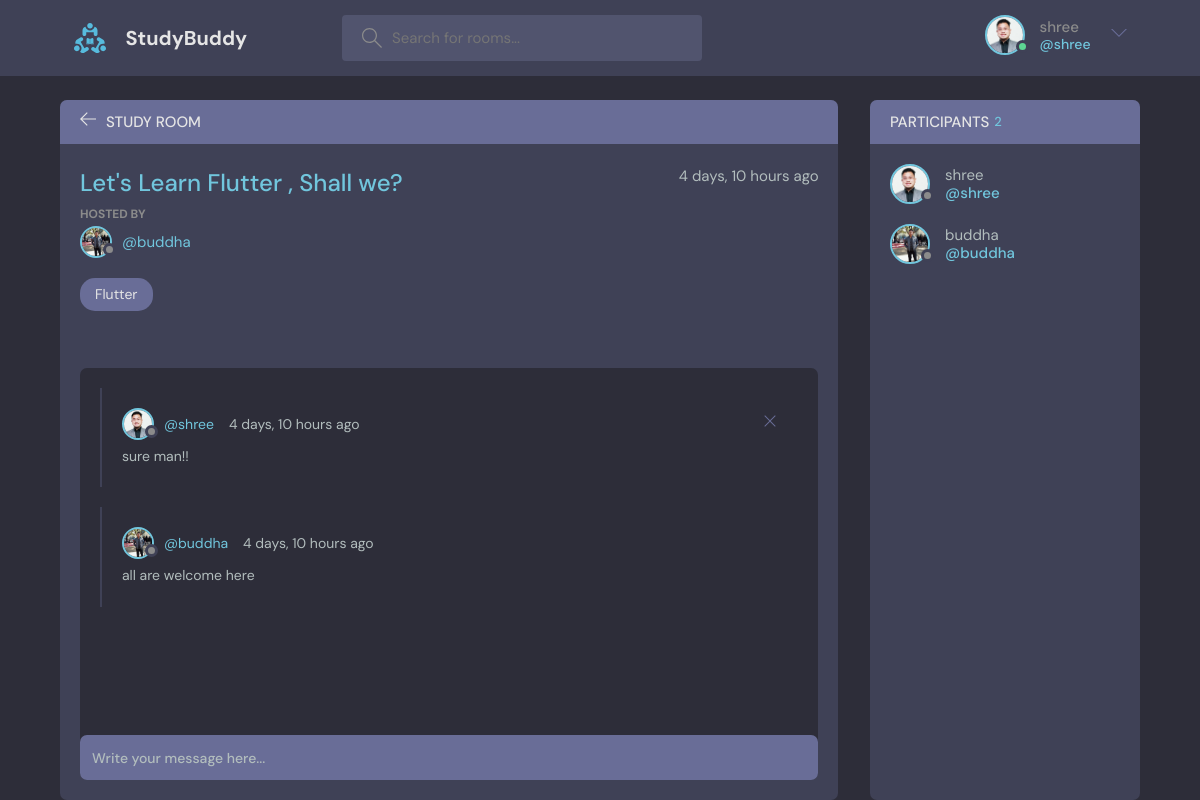
The app's page /room/2 (signed in) with its own data.
### base/models.py (models this page shows, shortened)
class User(AbstractUser):
    name = models.CharField(max_length=200, null=True)
    email = models.EmailField(unique=True, null= True)
    bio = models.TextField(null= True)
    avatar = models.ImageField(null=True, default="avatar.svg")
    USERNAME_FIELD  = 'email'
    REQUIRED_FIELDS = []

class Room(models.Model):
    host= models.ForeignKey(User,on_delete=models.SET_NULL, null = True)
    topic= models.ForeignKey(Topic,on_delete=models.SET_NULL, null = True)
    name = models.CharField(max_length=200)
    description = models.TextField(null=True,blank =True)
    participants = models.ManyToManyField(User,related_name='participants',blank=True)
    updated = models.DateTimeField(auto_now=True)
    created = models.DateField(auto_now_add=True)
    class Meta:
        ordering = ['-updated','-created']

class Topic(models.Model):
    name = models.CharField(max_length=200)
    def __str__(self):
        return self.name

class Message(models.Model):
    user = models.ForeignKey(User,on_delete=models.CASCADE)
    room = models.ForeignKey(Room ,on_delete=models.CASCADE)
    body = models.TextField()
    updated = models.DateTimeField(auto_now=True)
    created = models.DateField(auto_now_add=True)
    class Meta:
        ordering = ['-updated','-created']

### base/views.py (the view, shortened to what this page needs)
# urls.py: path('room/<str:pk>',views.room, name="room"),
@login_required(login_url='login')
def room(request,pk):
    room = Room.objects.get(id=pk)
    room_messages = room.message_set.all()
    participants = room.participants.all()
    context={'room':room,'room_messages':room_messages,'participants':participants}
    return render(request,'base/room.html',context)

### base/templates/base/room.html (shortened to what this page needs)
{% extends 'main.html'%}
{% block content%}
    <main class="profile-page layout layout--2">
      <div class="container">
        <div class="room">
          <div class="room__top">
            <div class="room__topLeft">
              <a href="{% url 'home' %}">
                <svg version="1.1" xmlns="http://www.w3.org/2000/svg" width="32" height="32" viewBox="0 0 32 32">
                  <title>arrow-left</title>
                  <path
                    d="M13.723 2.286l-13.723 13.714 13.719 13.714 1.616-1.611-10.96-10.96h27.625v-2.286h-27.625l10.965-10.965-1.616-1.607z"
                  ></path>
                </svg>
              </a>
              <h3>Study Room</h3>
            </div>
          </div>
          <div class="room__box scroll">
            <div class="room__header scroll">
              <div class="room__info">
                <h3>{{room.name}}</h3>
                <span>{{room.created|timesince}} ago</span>
              </div>
              <div class="room__hosted">
                <p>Hosted By</p>
                <a href="{% url 'user-profile' room.host.id %}" class="room__author">
                  <div class="avatar avatar--small">
                    <img src="{{room.host.avatar.url}}" />
                  </div>
                  <span>@{{room.host.username}}</span>
                </a>
              </div>
              <span class="room__topics">{{room.topic}}</span>
            </div>
            <div class="room__conversation">
              <div class="threads scroll">
                {% for message in room_messages%}
                <div class="thread">
                  <div class="thread__top">
                    <div class="thread__author">
                      <a href="{% url 'user-profile' message.user.id %}" class="thread__authorInfo">
                        <div class="avatar avatar--small">
                          <img src="{{message.user.avatar.url}}" />
                        </div>
                        <span>@{{message.user.username}}</span>
                      </a>
                      <span class="thread__date">{{message.created|timesince}} ago</span>
                    </div>
                    {% if request.user == message.user%}
                    <a href="{%url 'delete-message' message.id%}">
                    <div class="thread__delete">
                      <svg version="1.1" xmlns="http://www.w3.org/2000/svg" width="32" height="32" viewBox="0 0 32 32">
                        <title>remove</title>
                        <path
                          d="M27.314 6.019l-1.333-1.333-9.98 9.981-9.981-9.981-1.333 1.333 9.981 9.981-9.981 9.98 1.333 1.333 9.981-9.98 9.98 9.98 1.333-1.333-9.98-9.98 9.98-9.981z"
                        ></path>
                      </svg>
                    </div>
                    </a>
                    {%endif%}
                  </div>
                  <div class="thread__details">
                    {{message.body}}
                  </div>
                </div>
                {%endfor%}
              </div>
            </div>
          </div>
          <div class="room__message">
            <form action=" " method="POST">
              <input name="body" placeholder="Write your message here..." /></form>
              </a></div>
        </div>
        <div class="participants">
          <h3 class="participants__top">Participants <span>{{participants.count}}</span></h3>
          <div class="participants__list scroll">
            {% for user in participants %}
            <a href="{%url 'user-profile' user.id %}" class="participant">
              <div class="avatar avatar--medium">
                <img src="{{user.avatar.url}}" />
              </div>
              <p>
                {{user.username}}
                <span>@{{user.username}}</span>
              </p>
            </a>
            {%endfor%}
          </div>
        </div>
      </div>
    </main>
{%endblock content%}

### templates/navbar.html (shortened to what this page needs)
{% load static%}
<header class="header header--loggedIn">
    <div class="container">
      <a href="{% url 'home'%}" class="header__logo">
        <img src="{% static 'images/logo.svg'%}" />
        <h1>StudyBuddy</h1>
      </a>
      <form class="header__search" method="GET" action="{% url 'home'%}">
        <label>
          <input name = "q" placeholder="Search for rooms..." />
        </label>
      </form>
      <nav class="header__menu">
        {% if request.user.is_authenticated %}
        <div class="header__user">
          <a href="{%url 'update-user'%}">
            <div class="avatar avatar--medium active">
              <img src="{{request.user.avatar.url}}" />
            </div>
            <p> {{request.user.username}} <span>@{{request.user.username}}</span></p>
          </a>
          <button class="dropdown-button">
            <svg version="1.1" xmlns="http://www.w3.org/2000/svg" width="32" height="32" viewBox="0 0 32 32">
              <title>chevron-down</title>
              <path d="M16 21l-13-13h-3l16 16 16-16h-3l-13 13z"></path>
            </svg>
          </button>
        </div>
        {%else%}
        <a href="{% url 'login' %}">
          <img src="{% static 'images/avatar.svg'%}" />
          <p>Login</p>
        </a>
        {% endif %}
      </nav>
    </div>
  </header>

### records on screen
User: user.avatar (picture), user.username "shree", avatar (picture), username "shree"
Room: name "Let's Learn Flutter , Shall we?", created "4 days, 10 hours", host.avatar (picture), host.username "buddha", topic "Flutter"
Message: user.avatar (picture), user.username "shree", created "4 days, 10 hours", body "sure man!!"
Message: user.avatar (picture), user.username "buddha", created "4 days, 10 hours", body "all are welcome here"
User: avatar (picture), username "buddha"

### other values on screen
{{ participants.count }} "2"
